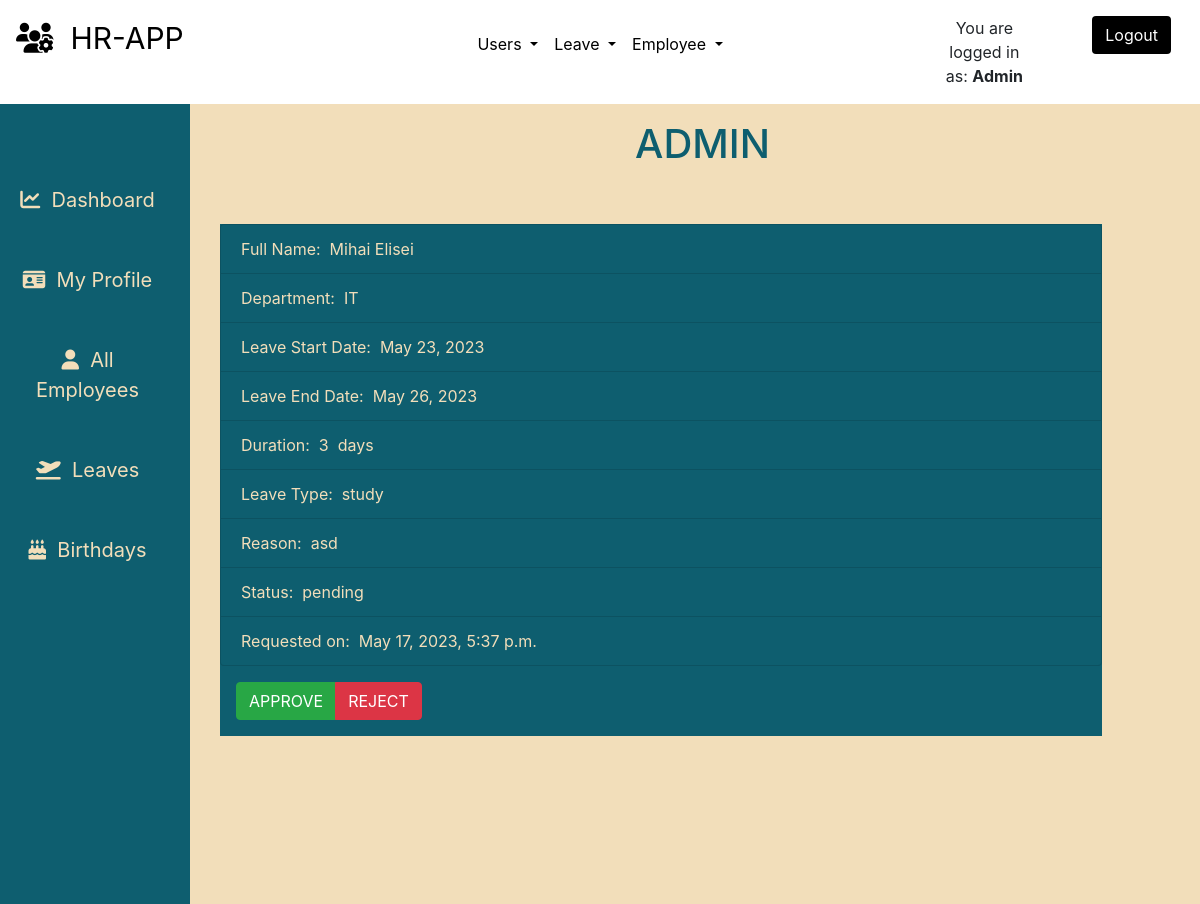
The page /leaves/leaves/all/action/3/ (signed in) on the database as committed earlier.
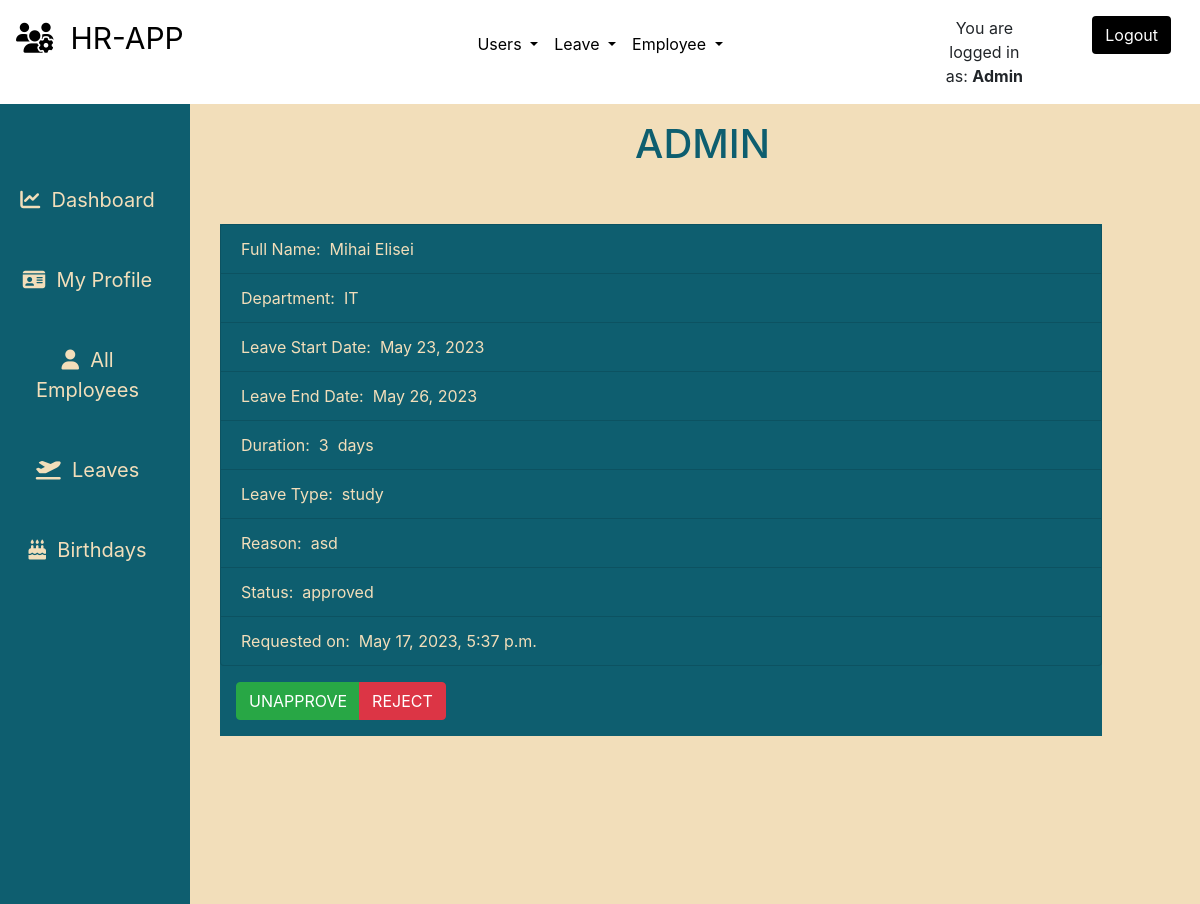
The same page on the database as committed later.
### leaves/models.py (models this page shows, shortened)
class Leave(models.Model):
    SICK = 'sick'
    ANUAL = 'anual'
    EMERGENCY = 'emergency'
    STUDY = 'study'
    LEAVE_TYPE = (
    (SICK,'Sick Leave'),
    (ANUAL,'Anual Leave'),
    (EMERGENCY,'Emergency Leave'),
    (STUDY,'Study Leave'),
    )
    DAYS = 25
    user = models.ForeignKey(User,on_delete=models.CASCADE,default=1)
    startdate = models.DateField(verbose_name=_('Start Date'),help_text='leave start date is on ..',null=True,blank=False)
    enddate = models.DateField(verbose_name=_('End Date'),help_text='coming back on ...',null=True,blank=False)
    leavetype = models.CharField(verbose_name=_('Leave Type'),choices=LEAVE_TYPE,max_length=25,null=True,blank=False)
    reason = models.CharField(verbose_name=_('Reason for Leave'),max_length=255,help_text='add additional information for leave',null=True,blank=True)
    defaultdays = models.PositiveIntegerField(verbose_name=_('Leave days per year counter'),default=DAYS,null=True,blank=True)
    status = models.CharField(max_length=12,default='pending')
    is_approved = models.BooleanField(default=False)
    updated = models.DateTimeField(auto_now=True, auto_now_add=False)
    created = models.DateTimeField(auto_now=False, auto_now_add=True)
    objects = LeaveManager()
    class Meta:
        verbose_name = _('Leave')
        verbose_name_plural = ('Leaves')
        ordering = ['-created']
    @property
    def leave_days(self):
        days_count = ''
        startdate = self.startdate
        enddate = self.enddate
        if startdate > enddate:
            return
        dates = (enddate - startdate)
        return dates.days
    @property
    def leave_approved(self):
        return self.is_approved == True

### leaves/views.py (the view)
# urls.py: path('leaves/all/action/<int:id>/', views.leaves_action, name='leaves_action'),
def leaves_action(request,id):
	if not (request.user.is_authenticated):
		return redirect('/')
	leave = get_object_or_404(Leave, id = id)
	employee = Employee.objects.filter(user = leave.user)[0]
	return render(request,'leaves/leave_action.html',{'leave':leave,'employee':employee,'title':'{0}-{1} leave'.format(leave.user.username,leave.status)})

### employees/models.py (called while the page is built)
    def __str__(self):
        return self.name

    @property
    def get_full_name(self):
        fullname = ''
        firstname = self.firstname
        lastname = self.lastname
        othername = self.othername
        if (firstname and lastname) or othername is None:
            fullname = firstname + ' ' + lastname
            return fullname
        elif othername:
            fullname = firstname + ' ' + lastname + ' ' + othername
            return fullname
        return

### leaves/manager.py (called while the page is built)
    def get_queryset(self):
        return super().get_queryset()

### leaves/templates/leaves/leave_action.html (shortened to what the changed rows need)
{% extends "base.html" %}
{% load static %}
{% load crispy_forms_tags %}
{% block content %}
<div class="container-fluid">
    <div class="row flex-nowrap mt-0">
        <div class="col-10 dahsboard-color">
            <div class="row mt-3">
                <div class="col">
                    <h2 class="table-title text-center" style="text-transform: uppercase;">{{ leave.user }}</h2>
                </div>
            </div>
            <div class="row mt-5">
                <div class="container">
                    <div class="col-11">
                        <div class="teal-color">
                            <ul class="list-group">
                                <li class="list-group-item teal-color beige-color profile-list">
                                    <span>Full Name:</span>&nbsp;&nbsp;{{ employee.get_full_name }}
                                </li>
                                <li class="list-group-item teal-color beige-color profile-list">
                                    <span>Department:</span>&nbsp;&nbsp;{{ employee.department }}
                                </li>
                                <li class="list-group-item  teal-color beige-color profile-list">
                                    <span>Leave Start Date:</span>&nbsp;&nbsp;{{ leave.startdate }}
                                </li>
                                <li class="list-group-item  teal-color beige-color profile-list">
                                    <span>Leave End Date:</span>&nbsp;&nbsp;{{ leave.enddate }}
                                </li>
                                <li class="list-group-item  teal-color beige-color profile-list ">
                                    <span>Duration:</span>&nbsp;&nbsp;{{ leave.leave_days }}&nbsp; days
                                </li>
                                <li class="list-group-item  teal-color beige-color profile-list">
                                    <span>Leave Type:</span>&nbsp;&nbsp;{{ leave.leavetype }}
                                </li>
                                <li class="list-group-item  teal-color beige-color profile-list">
                                    <span>Reason:</span>&nbsp;&nbsp;{{ leave.reason }}
                                </li>
                                <li class="list-group-item  teal-color beige-color profile-list">
                                    <span>Status:</span>&nbsp;&nbsp;{{ leave.status }}
                                </li>
                                <li class="list-group-item  teal-color beige-color profile-list">
                                    <span>Requested on:</span>&nbsp;&nbsp;{{ leave.created }}
                                </li>
                            </ul>
                            {% if request.user.is_superuser and request.user.is_staff %}
                            <div class="btn-group btn-group-justified p-3">
                                {% if leave.leave_approved %}
                                <a href="{% url 'unapprove_leave' leave.id %}" class="btn btn-success leave-action" name='unapprove'>UNAPPROVE</a>
                                {% else %}
                                <a href="{% url 'aprove_leave' leave.id %}" class="btn btn-success leave-action" name='approve'>APPROVE</a>
                                {% endif %}
                                <a href="{% url 'reject' leave.id %}" class="btn btn-danger leave-action" name='reject'>REJECT</a>
                            </div>
                            {% endif %}
                        </div>
                    </div>
                </div>
            </div>
        </div>
    </div>
</div>
{% endblock %}

Rows that differ between the two databases and show on the page:
changed Leave "study": status "pending" → "approved"; is_approved False → True (drawn)
Other text that changed with them:
text no longer shown: "APPROVE"
text now shown: "UNAPPROVE"
